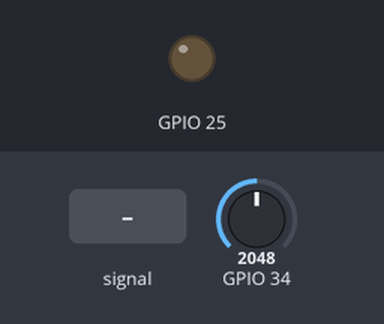
A sketch run on a simulated ESP32. On the bench: output pins drawn as LEDs (lit = HIGH). Inputs (shaded band) come from the test bench; at power-on: GPIO 34 = 2048.

Above: at 1.2 s.
1.3 s: GPIO 34 fed a 2 Hz sine of ±1228 counts around its level
At 2.7 s:
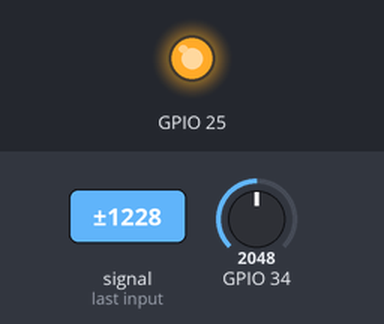
3.0 s: GPIO 34 set to 134
4.5 s: GPIO 34 set to 117
At 5.3 s:
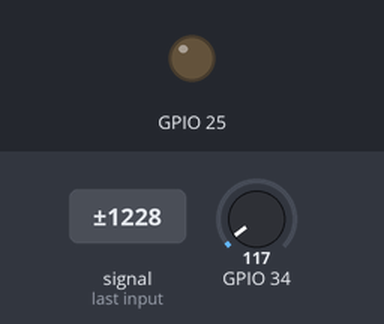
6.0 s: GPIO 34 set to 2430
7.5 s: GPIO 34 set to 2552
At 8.7 s:
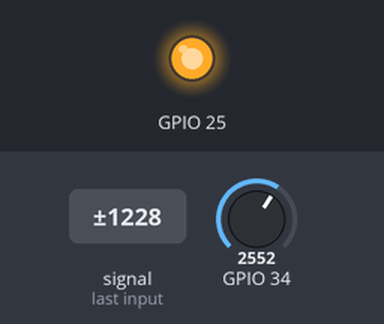
Timing chart, 0 to 10.0 s (numbered marks = the images above; inputs shaded):
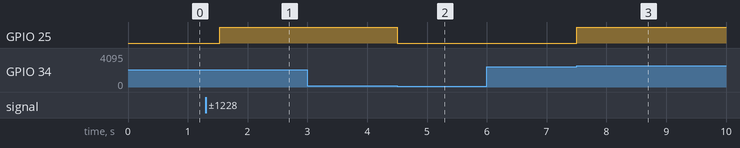

Measured:
- the behaviour switches between 125 and 124 on GPIO 34 (found by bisection; images 1 and 2)
- the behaviour switches between 2481 and 2482 on GPIO 34 (found by bisection; images 2 and 3)
- after the input at 1.3 s, GPIO 25: LOW → HIGH after 0.24 s
- after the input at 3.0 s, every drawn part: stays the same
- after the input at 4.5 s, GPIO 25: HIGH → LOW at once
- after the input at 6.0 s, every drawn part: stays the same
- after the input at 7.5 s, GPIO 25: LOW → HIGH at once

The sketch:

emf_detector_esp32_based.ino
```cpp
void setup() {
  // put your setup code here, to run once:
   pinMode(25,OUTPUT);
   Serial.begin(115200);
}

bool ledState = false;

void hysteresis(float a){   //this function avoids the led flickering by creating deadband
  if(ledState == true && a <= 0.1) //lower band
  ledState = false;
  else if(ledState == false && a >= 2)  //upper band
  ledState = true;

  if(ledState == true)
    digitalWrite(25,HIGH);
  else digitalWrite(25,LOW);

}

void serialmonitor(){  //this function allows me to observe voltage values in the specific pins
  float degers = analogRead(34);
  float voltages = (degers*3.3)/4095;
  Serial.println(voltages);
}

void loop() {
  // put your main code here, to run repeatedly:
   int total = 0,pinno[50];
   for(int i=0;i<50;i++){
    pinno[i]=analogRead(34);
    total = total + pinno[i];
   }
   float average = total/50.0;  //the reason I've chose 50.0 instead of 50 is about converting it into float
   float vvalue = average * (3.3/4095.0);
   hysteresis(vvalue);
   //for debugging (how many volts are provided in the pin).you can add the function serialmonitor() by printing it here
}
```
